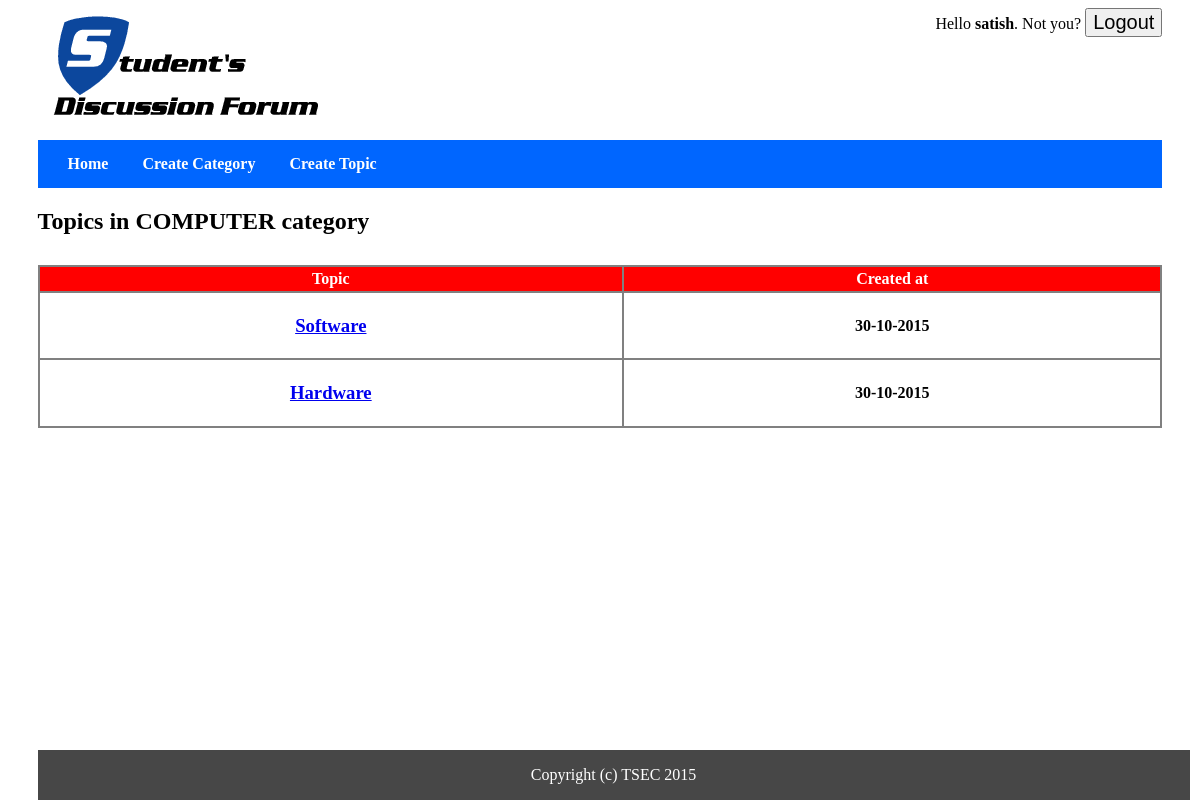
The page /cat_view.php?id=1 (signed in) on the database its author committed.
### tables this page shows
CREATE TABLE `categories` (
  `cat_id` int(8) NOT NULL,
  `cat_name` varchar(255) NOT NULL,
  `cat_description` varchar(255) NOT NULL
);

CREATE TABLE `topics` (
  `topic_id` int(8) NOT NULL,
  `topic_subject` varchar(255) NOT NULL,
  `topic_date` datetime NOT NULL,
  `topic_cat` int(8) NOT NULL,
  `topic_by` int(8) NOT NULL
);

### cat_view.php (the view)
<?php
include 'connect.php';
include 'header.php';
 echo'<link href="css/inside.css" type="text/css" rel="stylesheet" />';
function test_input($data) {
   $data = trim($data);
   $data = stripslashes($data);
   $data = htmlspecialchars($data);
   return $data;
}
$sql = "SELECT
            cat_id,
            cat_name,
            cat_description
        FROM
            categories
        WHERE
            cat_id = " . test_input($_GET['id']);
$result = mysqli_query($conn,$sql);
if(!$result)
{
    echo 'The category could not be displayed, please try again later.' . mysqli_error($conn);
}
else
{
    if(mysqli_num_rows($result) == 0)
    {
        echo 'This category does not exist.';
    }
    else
    {
        while($row = mysqli_fetch_array($result,MYSQL_ASSOC))
        {
            echo '<h2>Topics in ' . $row['cat_name'] . ' category</h2>';
        }
         $sql = "SELECT
                    topic_id,
                    topic_subject,
                    topic_date,
                    topic_cat
                FROM
                    topics
                WHERE
                    topic_cat = " .test_input($_GET['id']);
        $result = mysqli_query($conn,$sql);
        if(!$result)
        {
            echo 'The topics could not be displayed, please try again later.';
        }
        else
        {
            if(mysqli_num_rows($result) == 0)
            {
                echo 'There are no topics in this category yet.';
            }
            else
            {
                echo '<table class="inside">
                      <tr>
                        <th>Topic</th>
                        <th>Created at</th>
                      </tr>';
                while($row = mysqli_fetch_array($result,MYSQL_ASSOC))
		        {
                    echo '<tr>';
                        echo '<td  style="text-align:center;">';
                            echo '<h3><a href="topic_view.php?id=' . $row['topic_id'] . '">' . $row['topic_subject'] . '</a><h3>';
                        echo '</td>';
                        echo '<td style="text-align:center;">';
                            echo date('d-m-Y', strtotime($row['topic_date']));
                        echo '</td>';
                    echo '</tr>';
                }
                echo'</table>';
            }
        }
    }
}
include 'footer.php';
?>

### css/inside.css (style rules this page uses)
.inside { margin: 30px auto; border:2px solid grey; border-collapse: collapse; width: 100%; border-radius: 2px; }
.inside th { color:#FFFFFF; padding:3px; border:2px solid grey; background-color:red; }
.inside td { font-weight: bold; padding:3px; border : 2px solid grey; //text-align: left; margin: 3px; }
.inside tr { border:2px solid grey; }

### rows shown on the page
categories: cat_name "COMPUTER"
topics: topic_subject "Software", topic_date "30-10-2015"
topics: topic_subject "Hardware", topic_date "30-10-2015"

### other values the page prints
$_SESSION['user_name'] "satish"
